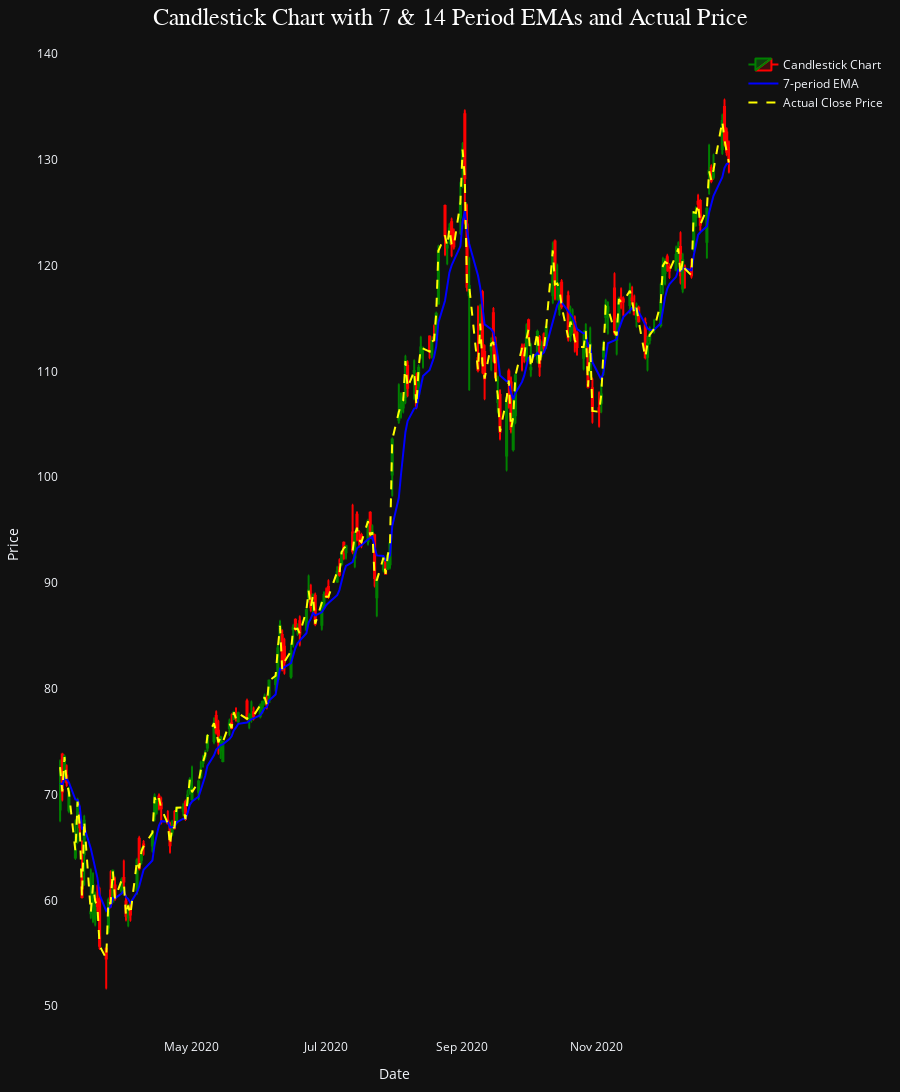

The cell this chart's notebook holds for it:
### Code cell
import plotly.graph_objects as go

# Create a candlestick chart using Plotly
fig = go.Figure(data=[go.Candlestick(
    x=data.index,
    open=data['Open'],
    high=data['High'],
    low=data['Low'],
    close=data['Close'],
    name="Candlestick Chart",
    increasing_line_color='green',  # Green for increasing prices
    decreasing_line_color='red',  # Red for decreasing prices
    increasing_fillcolor='rgba(0, 255, 0, 0.2)',  # Light green fill for increasing
    decreasing_fillcolor='rgba(255, 0, 0, 0.2)',  # Light red fill for decreasing
    line=dict(width=1),  # Increase the width of the candlestick borders (line thickness)
    whiskerwidth=1,
    #make wicks higher
    increasing_line_width=2,
    decreasing_line_width=2

)])

# Add 7-period and 14-period EMA indicators as overlays with custom styles
fig.add_trace(go.Scatter(
    x=data.index, 
    y=data['7sma'], 
    mode='lines', 
    name='7-period EMA', 
    line=dict(color='blue', width=2)
))

# Add the actual price (close) as an overlay line
fig.add_trace(go.Scatter(
    x=data.index, 
    y=data['Close'], 
    mode='lines', 
    name='Actual Close Price', 
    line=dict(color='yellow', width=2, dash='dash')
))

# Customize the layout to make it more attractive
fig.update_layout(
    title="Candlestick Chart with 7 & 14 Period EMAs and Actual Price",
    xaxis_title="Date",
    yaxis_title="Price",
    xaxis_rangeslider_visible=False,  # Remove range slider to make the chart cleaner
    plot_bgcolor='rgba(0,0,0,0)',  # Transparent background
    template='plotly_dark',  # Dark theme
    title_x=0.5,  # Center the title
    title_font=dict(size=24, color='white', family='Arial'),
    xaxis=dict(showgrid=False, showline=False, zeroline=False),
    yaxis=dict(showgrid=False, showline=False, zeroline=False),
    margin=dict(t=50, b=30, l=30, r=30),  # Adjust margins
    height=1300  # Increase the overall height of the plot (adjust the value as needed
)

# Show plot
fig.show()

### Figure 1 — Plotly figure (JSON) as saved in the notebook; plotly's stock layout.template omitted (floating-point values rounded to 4 significant figures; data arrays with more than 128 entries replaced by an {"elided": "..."} marker saying what was removed)
{"data": [{"close": {"elided": "213 float values"}, "decreasing": {"fillcolor": "rgba(255, 0, 0, 0.2)", "line": {"color": "red", "width": 2}}, "high": {"elided": "213 float values"}, "increasing": {"fillcolor": "rgba(0, 255, 0, 0.2)", "line": {"color": "green", "width": 2}}, "line": {"width": 1}, "low": {"elided": "213 float values"}, "name": "Candlestick Chart", "open": {"elided": "213 float values"}, "type": "candlestick", "whiskerwidth": 1, "x": {"elided": "213 str values"}}, {"line": {"color": "blue", "width": 2}, "mode": "lines", "name": "7-period EMA", "type": "scatter", "x": {"elided": "213 str values"}, "y": {"elided": "213 float values"}}, {"line": {"color": "yellow", "dash": "dash", "width": 2}, "mode": "lines", "name": "Actual Close Price", "type": "scatter", "x": {"elided": "213 str values"}, "y": {"elided": "213 float values"}}], "layout": {"height": 1300, "margin": {"b": 30, "l": 30, "r": 30, "t": 50}, "plot_bgcolor": "rgba(0,0,0,0)", "title": {"font": {"color": "white", "family": "Arial", "size": 24}, "text": "Candlestick Chart with 7 & 14 Period EMAs and Actual Price", "x": 0.5}, "xaxis": {"rangeslider": {"visible": false}, "showgrid": false, "showline": false, "title": {"text": "Date"}, "zeroline": false}, "yaxis": {"showgrid": false, "showline": false, "title": {"text": "Price"}, "zeroline": false}}}
